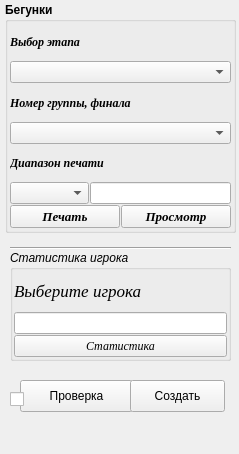
    <widget class="QWidget" name="page_6">
     <property name="geometry">
      <rect>
       <x>0</x>
       <y>0</y>
       <width>239</width>
       <height>454</height>
      </rect>
     </property>
     <attribute name="label">
      <string>Дополнительно</string>
     </attribute>
     <widget class="QGroupBox" name="groupBox_4">
      <property name="geometry">
       <rect>
        <x>5</x>
        <y>2</y>
        <width>231</width>
        <height>231</height>
       </rect>
      </property>
      <property name="font">
       <font>
        <weight>75</weight>
        <bold>true</bold>
       </font>
      </property>
      <property name="title">
       <string>Бегунки</string>
      </property>
      <layout class="QVBoxLayout" name="verticalLayout_26">
       <property name="spacing">
        <number>1</number>
       </property>
       <property name="leftMargin">
        <number>2</number>
       </property>
       <property name="topMargin">
        <number>2</number>
       </property>
       <property name="rightMargin">
        <number>2</number>
       </property>
       <property name="bottomMargin">
        <number>2</number>
       </property>
       <item>
        <layout class="QVBoxLayout" name="verticalLayout_23">
         <property name="spacing">
          <number>1</number>
         </property>
         <item>
          <widget class="QLabel" name="label_69">
           <property name="font">
            <font>
             <family>Times New Roman</family>
             <italic>true</italic>
            </font>
           </property>
           <property name="text">
            <string>Выбор этапа</string>
           </property>
          </widget>
         </item>
         <item>
          <widget class="QComboBox" name="comboBox_select_stage_begunki">
           <property name="editable">
            <bool>false</bool>
           </property>
          </widget>
         </item>
        </layout>
       </item>
       <item>
        <layout class="QVBoxLayout" name="verticalLayout_24">
         <property name="spacing">
          <number>1</number>
         </property>
         <item>
          <widget class="QLabel" name="label_68">
           <property name="font">
            <font>
             <family>Times New Roman</family>
             <italic>true</italic>
            </font>
           </property>
           <property name="text">
            <string>Номер группы, финала</string>
           </property>
          </widget>
         </item>
         <item>
          <widget class="QComboBox" name="comboBox_select_group_begunki">
           <property name="editable">
            <bool>false</bool>
           </property>
           <property name="insertPolicy">
            <enum>QComboBox::InsertAlphabetically</enum>
           </property>
          </widget>
         </item>
        </layout>
       </item>
       <item>
        <layout class="QVBoxLayout" name="verticalLayout_25">
         <property name="spacing">
          <number>1</number>
         </property>
         <item>
          <widget class="QLabel" name="label_70">
           <property name="font">
            <font>
             <family>Times New Roman</family>
             <italic>true</italic>
            </font>
           </property>
           <property name="text">
            <string>Диапазон печати</string>
           </property>
          </widget>
         </item>
         <item>
          <layout class="QHBoxLayout" name="horizontalLayout_15">
           <property name="spacing">
            <number>1</number>
           </property>
           <item>
            <widget class="QComboBox" name="comboBox_select_tours"/>
           </item>
           <item>
            <widget class="QLineEdit" name="lineEdit_range_tours"/>
           </item>
          </layout>
         </item>
        </layout>
       </item>
       <item>
        <layout class="QHBoxLayout" name="horizontalLayout_16">
         <property name="spacing">
          <number>1</number>
         </property>
         <item>
          <widget class="QPushButton" name="Button_print_begunki">
           <property name="sizePolicy">
            <sizepolicy hsizetype="Expanding" vsizetype="Fixed">
             <horstretch>0</horstretch>
             <verstretch>0</verstretch>
            </sizepolicy>
           </property>
           <property name="font">
            <font>
             <family>Times New Roman</family>
             <pointsize>10</pointsize>
             <italic>true</italic>
            </font>
           </property>
           <property name="text">
            <string>Печать</string>
           </property>
          </widget>
         </item>
         <item>
          <widget class="QPushButton" name="Button_view_begunki">
           <property name="sizePolicy">
            <sizepolicy hsizetype="Expanding" vsizetype="Fixed">
             <horstretch>0</horstretch>
             <verstretch>0</verstretch>
            </sizepolicy>
           </property>
           <property name="font">
            <font>
             <family>Times New Roman</family>
             <pointsize>10</pointsize>
             <italic>true</italic>
            </font>
           </property>
           <property name="text">
            <string>Просмотр</string>
           </property>
          </widget>
         </item>
        </layout>
       </item>
      </layout>
     </widget>
     <widget class="Line" name="line_3">
      <property name="geometry">
       <rect>
        <x>10</x>
        <y>240</y>
        <width>221</width>
        <height>16</height>
       </rect>
      </property>
      <property name="orientation">
       <enum>Qt::Horizontal</enum>
      </property>
     </widget>
     <widget class="QPushButton" name="Button_proba">
      <property name="geometry">
       <rect>
        <x>20</x>
        <y>380</y>
        <width>113</width>
        <height>32</height>
       </rect>
      </property>
      <property name="text">
       <string>Проверка</string>
      </property>
     </widget>
     <widget class="QPushButton" name="Button_system_made">
      <property name="geometry">
       <rect>
        <x>130</x>
        <y>380</y>
        <width>95</width>
        <height>32</height>
       </rect>
      </property>
      <property name="sizePolicy">
       <sizepolicy hsizetype="Minimum" vsizetype="Fixed">
        <horstretch>0</horstretch>
        <verstretch>0</verstretch>
       </sizepolicy>
      </property>
      <property name="text">
       <string>Создать</string>
      </property>
     </widget>
     <widget class="QCheckBox" name="checkBox_3">
      <property name="geometry">
       <rect>
        <x>10</x>
        <y>390</y>
        <width>19</width>
        <height>18</height>
       </rect>
      </property>
      <property name="text">
       <string/>
      </property>
     </widget>
     <widget class="QGroupBox" name="groupBox_9">
      <property name="geometry">
       <rect>
        <x>10</x>
        <y>250</y>
        <width>221</width>
        <height>111</height>
       </rect>
      </property>
      <property name="font">
       <font>
        <italic>true</italic>
       </font>
      </property>
      <property name="title">
       <string>Статистика игрока</string>
      </property>
      <property name="flat">
       <bool>false</bool>
      </property>
      <property name="checkable">
       <bool>false</bool>
      </property>
      <layout class="QVBoxLayout" name="verticalLayout_11">
       <property name="spacing">
        <number>1</number>
       </property>
       <property name="leftMargin">
        <number>1</number>
       </property>
       <property name="topMargin">
        <number>1</number>
       </property>
       <property name="rightMargin">
        <number>1</number>
       </property>
       <property name="bottomMargin">
        <number>1</number>
       </property>
       <item>
        <widget class="QLabel" name="label_76">
         <property name="font">
          <font>
           <family>Times New Roman</family>
           <pointsize>13</pointsize>
           <italic>true</italic>
          </font>
         </property>
         <property name="text">
          <string>Выберите игрока</string>
         </property>
        </widget>
       </item>
       <item>
        <widget class="QLineEdit" name="lineEdit_find_player_stat"/>
       </item>
       <item>
        <widget class="QPushButton" name="Button_player_stat">
         <property name="font">
          <font>
           <family>Times New Roman</family>
          </font>
         </property>
         <property name="text">
          <string>Статистика</string>
         </property>
        </widget>
       </item>
      </layout>
     </widget>
    </widget>
